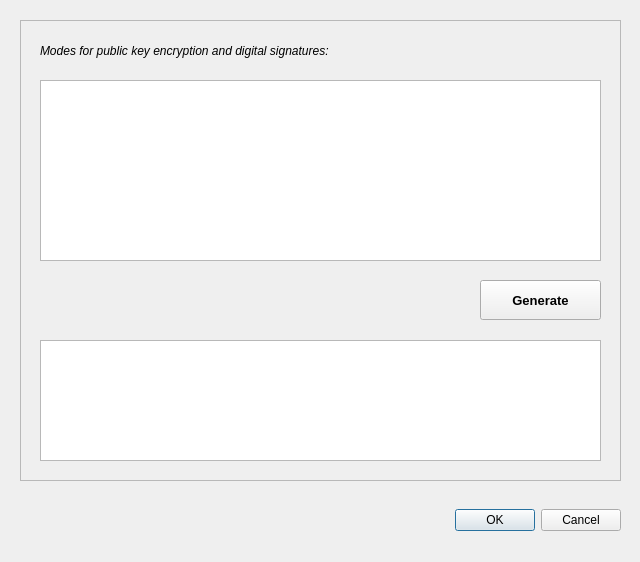
<?xml version="1.0" encoding="UTF-8"?>
<ui version="4.0">
 <class>CryptoDialog</class>
 <widget class="QDialog" name="CryptoDialog">
  <property name="geometry">
   <rect>
    <x>0</x>
    <y>0</y>
    <width>640</width>
    <height>562</height>
   </rect>
  </property>
  <property name="windowTitle">
   <string>Egge's Messenger: Cryptographic Keys</string>
  </property>
  <widget class="QDialogButtonBox" name="cryptoButtonBox">
   <property name="geometry">
    <rect>
     <x>400</x>
     <y>500</y>
     <width>221</width>
     <height>41</height>
    </rect>
   </property>
   <property name="cursor">
    <cursorShape>PointingHandCursor</cursorShape>
   </property>
   <property name="orientation">
    <enum>Qt::Horizontal</enum>
   </property>
   <property name="standardButtons">
    <set>QDialogButtonBox::Cancel|QDialogButtonBox::Ok</set>
   </property>
   <property name="centerButtons">
    <bool>false</bool>
   </property>
  </widget>
  <widget class="QFrame" name="frame">
   <property name="geometry">
    <rect>
     <x>20</x>
     <y>20</y>
     <width>601</width>
     <height>461</height>
    </rect>
   </property>
   <property name="frameShape">
    <enum>QFrame::StyledPanel</enum>
   </property>
   <property name="frameShadow">
    <enum>QFrame::Raised</enum>
   </property>
   <widget class="QLabel" name="cryptoLabel">
    <property name="geometry">
     <rect>
      <x>20</x>
      <y>20</y>
      <width>561</width>
      <height>21</height>
     </rect>
    </property>
    <property name="styleSheet">
     <string notr="true">QLabel { font-style: italic}</string>
    </property>
    <property name="frameShadow">
     <enum>QFrame::Sunken</enum>
    </property>
    <property name="text">
     <string>Modes for public key encryption and digital signatures:</string>
    </property>
   </widget>
   <widget class="QListWidget" name="cryptoListWidget">
    <property name="geometry">
     <rect>
      <x>20</x>
      <y>60</y>
      <width>561</width>
      <height>181</height>
     </rect>
    </property>
    <property name="selectionMode">
     <enum>QAbstractItemView::MultiSelection</enum>
    </property>
    <property name="selectionBehavior">
     <enum>QAbstractItemView::SelectRows</enum>
    </property>
    <property name="viewMode">
     <enum>QListView::ListMode</enum>
    </property>
    <property name="selectionRectVisible">
     <bool>true</bool>
    </property>
   </widget>
   <widget class="QPushButton" name="generatePushButton">
    <property name="geometry">
     <rect>
      <x>460</x>
      <y>260</y>
      <width>121</width>
      <height>40</height>
     </rect>
    </property>
    <property name="font">
     <font>
      <pointsize>10</pointsize>
      <weight>75</weight>
      <bold>true</bold>
     </font>
    </property>
    <property name="cursor">
     <cursorShape>PointingHandCursor</cursorShape>
    </property>
    <property name="toolTip">
     <string>Generate an RSA keypair based on your selection</string>
    </property>
    <property name="text">
     <string>Generate</string>
    </property>
   </widget>
   <widget class="QLabel" name="generateLabel">
    <property name="geometry">
     <rect>
      <x>20</x>
      <y>257</y>
      <width>421</width>
      <height>41</height>
     </rect>
    </property>
    <property name="frameShape">
     <enum>QFrame::NoFrame</enum>
    </property>
    <property name="frameShadow">
     <enum>QFrame::Sunken</enum>
    </property>
    <property name="text">
     <string/>
    </property>
   </widget>
   <widget class="QTextBrowser" name="keyTextBrowser">
    <property name="geometry">
     <rect>
      <x>20</x>
      <y>320</y>
      <width>561</width>
      <height>121</height>
     </rect>
    </property>
   </widget>
  </widget>
 </widget>
 <resources/>
 <connections>
  <connection>
   <sender>cryptoButtonBox</sender>
   <signal>accepted()</signal>
   <receiver>CryptoDialog</receiver>
   <slot>accept()</slot>
   <hints>
    <hint type="sourcelabel">
     <x>248</x>
     <y>254</y>
    </hint>
    <hint type="destinationlabel">
     <x>157</x>
     <y>274</y>
    </hint>
   </hints>
  </connection>
  <connection>
   <sender>cryptoButtonBox</sender>
   <signal>rejected()</signal>
   <receiver>CryptoDialog</receiver>
   <slot>reject()</slot>
   <hints>
    <hint type="sourcelabel">
     <x>316</x>
     <y>260</y>
    </hint>
    <hint type="destinationlabel">
     <x>286</x>
     <y>274</y>
    </hint>
   </hints>
  </connection>
 </connections>
</ui>
